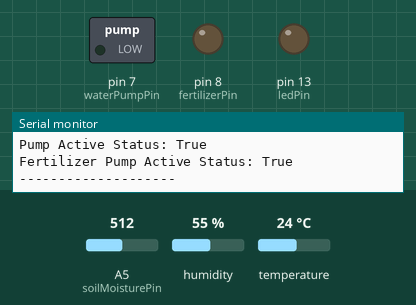
Recording of a sketch running on a simulated Arduino Uno, built with avr-gcc and run on an emulated ATmega328P. Parts: switched loads named in the sketch (green lamp = pin HIGH), output pins drawn as LEDs (lit = HIGH), the last lines printed to the serial monitor. The test bench sets the inputs (shaded band); at power-on: A5 (soilMoisturePin) = 512, humidity 55 %, temperature 24 °C.

Above: at 1.1 s.
At 7.7 s:
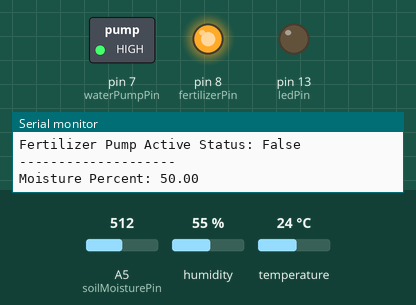
At 14.2 s:
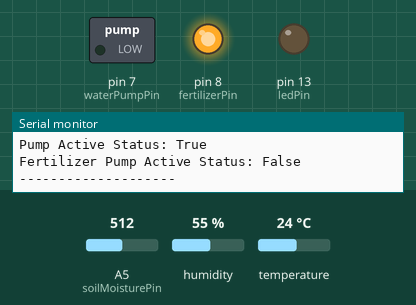
At 18.6 s:
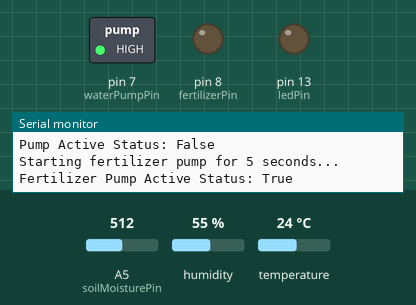
Timing chart, 0 to 22.7 s (numbered marks = the images above):
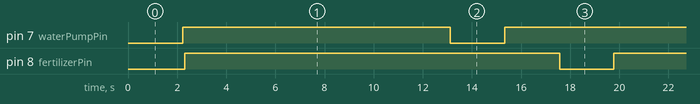

The sketch:

sketch.ino
```cpp
  #include <DHT.h>
// #include <LiquidCrystal_I2C.h>

// กำหนดขาเซนเซอร์และอุปกรณ์
const int soilMoisturePin = A5; // ขาความชื้นดิน
const int ledPin = LED_BUILTIN; // ไฟ LED
const int waterPumpPin = 7; // ขาปั๊มน้ำ
const int fertilizerPin = 8; // ขาปั๊มปุ๋ย

// DHT configuration
#define DHTTYPE DHT11 // ระบุประเภทเซนเซอร์เป็น DHT11
#define DHTPIN 2     // พินที่ต่อกับ DHT
DHT dht(DHTPIN, DHTTYPE);

// LCD configuration
// LiquidCrystal_I2C lcd(0x27, 16, 2);

// เกณฑ์และการตั้งค่า
unsigned long lastWaterTime = 0;
unsigned long lastFertilizeTime = 0;
const int moistureThreshold = 512; // 50% moisture (in ADC) - เกณฑ์ความชื้นดินที่ต้องการ
const int temperatureThreshold = 35; // 35°C - เกณฑ์อุณหภูมิที่ต้องการ
const unsigned long waterInterval = 10000; // 3 ชั่วโมง (10800000 ms) - เวลาที่รดน้ำ
const unsigned long fertilizeInterval = 15000; // 5 วัน (432000000 ms) - เวลาที่ใช้ในการให้ปุ๋ย
const unsigned long pumpDuration = 1500; // ปั๊มน้ำทำงาน 1.5 วินาที - ระยะเวลาที่ปั๊มน้ำจะทำงาน

unsigned long lastFertilized = 0; // เก็บเวลาการให้ปุ๋ยล่าสุด
unsigned long pumpStartTime = 0; // เก็บเวลาเริ่มปั๊มน้ำ
bool pumpActive = false; // สถานะปั๊มน้ำ
int wateringCount = 0; // จำนวนครั้งที่รดน้ำไป

// ฟังก์ชันอ่านค่าความชื้นดิน
void readSoilMoisture(float &moisturePercent) {
  int moistureValue = analogRead(soilMoisturePin); // อ่านค่าความชื้นดิน
  moisturePercent = map(moistureValue, 0, 1023, 0, 100); // แปลง ADC เป็นเปอร์เซ็นต์
  // moisturePercent = 49;
}

// ฟังก์ชันอ่านค่า DHT
void readDHT(float &temperature) {
  // อ่านค่าอุณหภมิและความชื้นจาก DHT11
  temperature = dht.readTemperature();
  // temperature = 34;

  // ตรวจสอบความถูกต้องของค่าที่อ่านได้
  if (isnan(temperature)) {
    Serial.println("Failed to read from DHT sensor");
    temperature = -1;
  }
}

void controlWaterPump(float moisturePercent, float temperature) {
  static unsigned long pumpStartTime = 0; // Time when the pump starts
  static bool pumpActive = true; // Status of the pump

  // Check if it's time to water (every 3 hours) and the pump is not already active
  if (!pumpActive && millis() - lastWaterTime >= waterInterval) {
    if (moisturePercent < 60 && temperature <= temperatureThreshold) {
      Serial.println("Starting water pump for 5 seconds...");
      digitalWrite(waterPumpPin, LOW); // Turn the pump ON
      pumpStartTime = millis(); // Record the start time
      pumpActive = true; // Mark the pump as active
      wateringCount++; // Increment watering count
    } else {
      // Conditions not met, update the last check time
      lastWaterTime = millis();
    }
  }

  // Stop the pump after 5 seconds
  if (pumpActive && millis() - pumpStartTime >= pumpDuration) {
    Serial.println("Stopping water pump after 5 seconds...");
    digitalWrite(waterPumpPin, HIGH); // Turn the pump OFF
    pumpActive = false; // Mark the pump as inactive
    lastWaterTime = millis(); // Update the last watering time
  }

  // Display pump status
  Serial.print("Pump Active Status: ");
  Serial.println(pumpActive ? "True" : "False");
}


void fertilize(float moisturePercent, float temperature) {
  static unsigned long fertStartTime = 0; // Time when the fertilizer pump starts
  static bool fertActive = true; // Status of the fertilizer pump

  // Check if it's time to fertilize (every 5 days) and the pump is not already active
  if (!fertActive && millis() - lastFertilized >= fertilizeInterval) {
    if (moisturePercent < moistureThreshold && temperature <= temperatureThreshold) {
      Serial.println("Starting fertilizer pump for 5 seconds...");
      digitalWrite(fertilizerPin, LOW); // Turn the fertilizer pump ON
      fertStartTime = millis(); // Record the start time
      fertActive = true; // Mark the pump as active
    } else {
      // Conditions not met, update the last check time
      lastFertilized = millis();
    }
  }

  // Stop the fertilizer pump after 5 seconds
  if (fertActive && millis() - fertStartTime >= pumpDuration) {
    Serial.println("Stopping fertilizer pump after 5 seconds...");
    digitalWrite(fertilizerPin, HIGH); // Turn the fertilizer pump OFF
    fertActive = false; // Mark the pump as inactive
    lastFertilized = millis(); // Update the last fertilizing time
  }

  // Display fertilizer pump status
  Serial.print("Fertilizer Pump Active Status: ");
  Serial.println(fertActive ? "True" : "False");
}


// ฟังก์ชันแสดงข้อมูลบน LCD
// void displayLCD(float temperature, float moisturePercent, int wateringCount) {
//   lcd.clear();
//   lcd.setCursor(0, 0); // แสดงข้อมูลบรรทัดแรก
//   lcd.print("Temp: ");
//   lcd.print(temperature);
//   lcd.print("C");

//   lcd.setCursor(0, 1); // แสดงข้อมูลบรรทัดที่สอง
//   lcd.print("M: ");
//   lcd.print(moisturePercent);
//   lcd.print("% ");
//   lcd.print("N: ");
//   lcd.print(wateringCount);
// }

void setup() {
  pinMode(ledPin, OUTPUT);
  pinMode(waterPumpPin, OUTPUT);
  pinMode(fertilizerPin, OUTPUT);

  Serial.begin(9600);
  digitalWrite(waterPumpPin, LOW);
  digitalWrite(fertilizerPin, LOW);
  dht.begin(); // เริ่มต้นเซนเซอร์ DHT
}

void loop() {
  float moisturePercent, temperature;
  // int wateringCount;
  readSoilMoisture(moisturePercent);
  readDHT(temperature);

  Serial.println("--------------------");
  Serial.print("Moisture Percent: ");
  Serial.println(moisturePercent);
  Serial.print("Temperature: ");
  Serial.println(temperature);

  // การรดน้ำ
  controlWaterPump(moisturePercent, temperature);

  // การให้ปุ๋ย
  fertilize(moisturePercent, temperature);
  delay(1000);
}
```

Measured:
- by itself, pin 7 (waterPumpPin): alternates HIGH for 10.9 s and LOW for 2.2 s
- by itself, pin 8 (fertilizerPin): alternates HIGH for 15.3 s and LOW for 2.2 s
- by itself, everything shown: repeats every 52.5 s, in 14 steps
